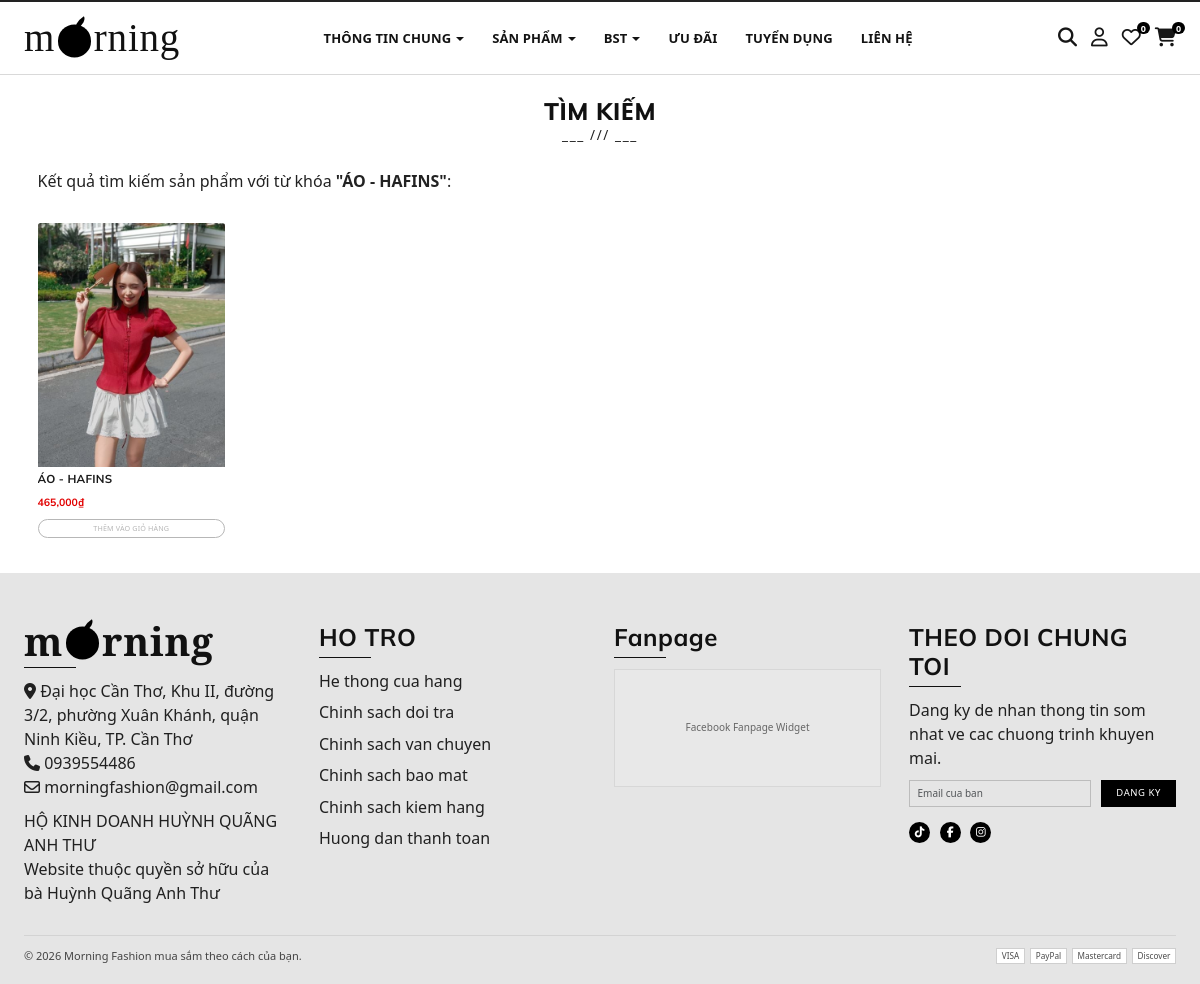
The app's page /public/search.php?keyword=ÁO - HAFINS
 with its own data.
### tables this page shows
CREATE TABLE `products` (
  `pd_id` int(11) UNSIGNED NOT NULL,
  `pd_name` varchar(255) NOT NULL,
  `pd_price` varchar(255) NOT NULL,
  `pd_info` text NOT NULL,
  `pd_image` varchar(255) NOT NULL,
  `cat_id` int(11) UNSIGNED NOT NULL,
  `is_new` tinyint(1) NOT NULL DEFAULT 0,
  `pd_sizes` varchar(50) NOT NULL DEFAULT '',
  `pd_collection` varchar(50) NOT NULL DEFAULT ''
);

### libraries/Psr4AutoloaderClass.php (called while the page is built, shortened)
<?php
class Psr4AutoloaderClass
{
	protected $prefixes = array();
	public function addNamespace($prefix, $base_dir, $prepend = false)
	{
		$prefix = trim($prefix, '\\') . '\\';
		$base_dir = rtrim($base_dir, DIRECTORY_SEPARATOR) . '/';
		if (isset($this->prefixes[$prefix]) === false) {
			$this->prefixes[$prefix] = array();
		}
		if ($prepend) {
			array_unshift($this->prefixes[$prefix], $base_dir);
		} else {
			array_push($this->prefixes[$prefix], $base_dir);
		}
	}
	public function loadClass($class)
	{
		$prefix = $class;
		while (false !== $pos = strrpos($prefix, '\\')) {
			$prefix = substr($class, 0, $pos + 1);
			$relative_class = substr($class, $pos + 1);
			$mapped_file = $this->loadMappedFile($prefix, $relative_class);
			if ($mapped_file) {
				return $mapped_file;
			}
			$prefix = rtrim($prefix, '\\');
		}
		return false;
	}
	protected function loadMappedFile($prefix, $relative_class)
	{
		foreach ($this->prefixes[$prefix] as $base_dir) {
			$file = $base_dir
				. str_replace('\\', '/', $relative_class)
				. '.php';
			if ($this->requireFile($file)) {
				return $file;
			}
		}
		return false;
	}
	protected function requireFile($file)
	{
		if (file_exists($file)) {
			return true;
		}
		return false;
	}
}

### src/classes/Product.php (called while the page is built, shortened)
<?php
class Product
{
    private ?PDO $db;
    private int $pd_id = -1;
    public $pd_name;
    public $pd_price;
    public $pd_info;
    public $pd_image;
    public $cat_id;
    public $pd_sizes = '';
    public $pd_collection = '';
    public function getID(): int
    {
        return $this->pd_id;
    }
    public function __construct(?PDO $pdo)
    {
        $this->db = $pdo;
    }
    protected function fillFromDB(array $row): Product
    {
        [
            'pd_id' => $this->pd_id,
            'pd_name' => $this->pd_name,
            'pd_price' => $this->pd_price,
            'pd_info' => $this->pd_info,
            'pd_image' => $this->pd_image,
            'cat_id' => $this->cat_id,
            'pd_sizes' => $this->pd_sizes,
            'pd_collection' => $this->pd_collection
        ] = $row;
        return $this;
    }
    public function search(string $key): array | bool
    {
        $products = [];
        $statement = $this->db->prepare('SELECT * FROM products WHERE pd_name LIKE :search ORDER BY pd_id DESC');
        $statement->execute([':search' => '%' . $key . '%']);
        while ($row = $statement->fetch()) {
            $product = new Product($this->db);
            $product->fillFromDB($row);
            $products[] = $product;
        }
        return $products;
    }
}

### src/functions.php (called while the page is built, shortened)
<?php
function html_escape(string|null $text): string
{
    return htmlspecialchars($text ?? '', ENT_QUOTES, 'UTF-8', false);
}

### public/search.php (the view, shortened to what this page needs)
<?php
require_once __DIR__ . '/../src/bootstrap.php';
$product = new Product($PDO);
$keyword = '';
$products = false;
if ($_SERVER['REQUEST_METHOD'] === 'GET' && isset($_GET['keyword'])) {
    $keyword = trim((string) $_GET['keyword']);
    $products = $product->search($keyword);
}
include_once __DIR__ . '/../src/partials/header.php'
?>
<body>
    <?php include_once __DIR__ . '/../src/partials/navbar.php' ?>
    <div class="container ">
        <?php
        include_once __DIR__ . '/../src/partials/heading.php';
        ?>
        <div>
            <?php if ($keyword === '') { ?>
                <p class="mt-3 mb-5">Vui lòng nhập từ khóa để tìm kiếm sản phẩm.</p>
            <?php } elseif ($products === false) { ?>
                <p class="mt-3 mb-5">Không tìm thấy sản phẩm nào với từ khóa <b>"<?= html_escape($keyword) ?>"</b>!</p>
            <?php } else { ?>
                <p class="mt-3 mb-5">Kết quả tìm kiếm sản phẩm với từ khóa <b>"<?= html_escape($keyword) ?>"</b>:</p>
            <?php } ?>
        </div>
        <div class="row hot-product-list mb-5">
            <?php
            if ($products !== false) :
                foreach ($products as $product) :
            ?>
                    <div class="col-lg-2 col-sm-4 col-6 card card-product">
                        <a href="detail_product.php?id=<?= $product->getID() ?>" class="product_a">
                            <img src="<?= './uploads/' . html_escape($product->pd_image) ?>" class="card-img-top" alt="...">
                            <div class="card-title-wrap">
                                <h6 class="card-title"><?= html_escape($product->pd_name) ?></h6>
                            </div>
                        </a>
                        <p class="card-text price-product"><?= number_format(html_escape($product->pd_price)) . '₫' ?></p>
                        <?php if(isset($_SESSION['role']) && $_SESSION['role']=='user' && isset($_SESSION['name']) && isset($_SESSION['id'])){
                            $id = $_SESSION['id'];
                            echo'
                            <form action="cart_add.php" method="post">
                                <input type="hidden" name="idsanpham" value="'.$product->getID().'">
                                <input type="hidden" name="iduser" value="'.$_SESSION['id'].'">
                                <button class="btn-add_cart w-100" name="themgiohang">Thêm vào giỏ hàng</button>
                            </form>
                            ';
                            }
                            else echo '<button class="btn-add_cart w-100" disabled>Thêm vào giỏ hàng</button>';
                            ?>
                    </div>
            <?php
                endforeach;
            endif;
            ?>
        </div>
    </div>
    <?php include_once __DIR__ . '/../src/partials/footer.php' ?>
</body>
</html>

### public/css/base.css (style rules this page uses)
:root { --primary-color: #111111; --accent-color: #1b1b1b; --muted-color: #f0f0f0; --white-color: #ffffff; --black-color: #0f0f0f; --text-color: #222222; --soft-text: #7a7a7a; --border-color: #dddddd; --font-heading: "Cormorant Garamond", Georgia, serif; --font-body: "Mulish", "Segoe UI", sans-serif; }
* { padding: 0; margin: 0; box-sizing: border-box; }
html { color: var(--black-color); font-size: 62.5%; line-height: 1.6; font-family: var(--font-body); background-color: #ffffff; scroll-behavior: smooth; }
body { font-size: 1.6rem; color: var(--text-color); background: #ffffff; min-height: 100vh; padding-bottom: 0; }
h1, h2, h3, h4, h5, h6 { font-family: var(--font-heading); letter-spacing: 0.02em; margin-bottom: 0; }
a { text-decoration: none; }
img { max-width: 100%; display: block; }

### public/css/main.css (style rules this page uses)
.container { font-size: 1.6rem; }
.hot-product-list { margin: 0; row-gap: 1.8rem; }
.card-product { border: 0; border-radius: 0; padding: 0; background: transparent; }
.card-product img { width: 100%; aspect-ratio: 1/1.3; object-fit: cover; }
.card-title-wrap { padding: 0.5rem 0 0; min-height: 2.6rem; max-width: 330px; margin: 0 auto; }
.card-title { margin: 0; font-size: 1.15rem; line-height: 1.25; font-family: "Mulish", "Segoe UI", sans-serif; font-weight: 700; text-transform: uppercase; display: -webkit-box; -webkit-line-clamp: 2; -webkit-box-orient: vertical; overflow: hidden; }
.price-product { font-size: 1.05rem; color: #e10000; font-family: "Mulish", "Segoe UI", sans-serif; font-weight: 700; margin: 0.2rem 0 0; padding: 0; }
.product_a { color: #1b1b1b; }
.btn-add_cart { margin-top: 0.9rem; width: auto; font-size: 0.72rem; padding: 0.3rem 0.65rem; border: 1px solid #111; background: transparent; color: #111; border-radius: 2rem; text-transform: uppercase; letter-spacing: 0.02em; }
.btn-add_cart:disabled { border-color: #b7b7b7; color: #b7b7b7; }

### records on screen
products: pd_image (picture), pd_name "ÁO - HAFINS", pd_price "465,000"

### other values on screen
$subtitle "TÌM KIẾM"
$keyword "ÁO - HAFINS"
